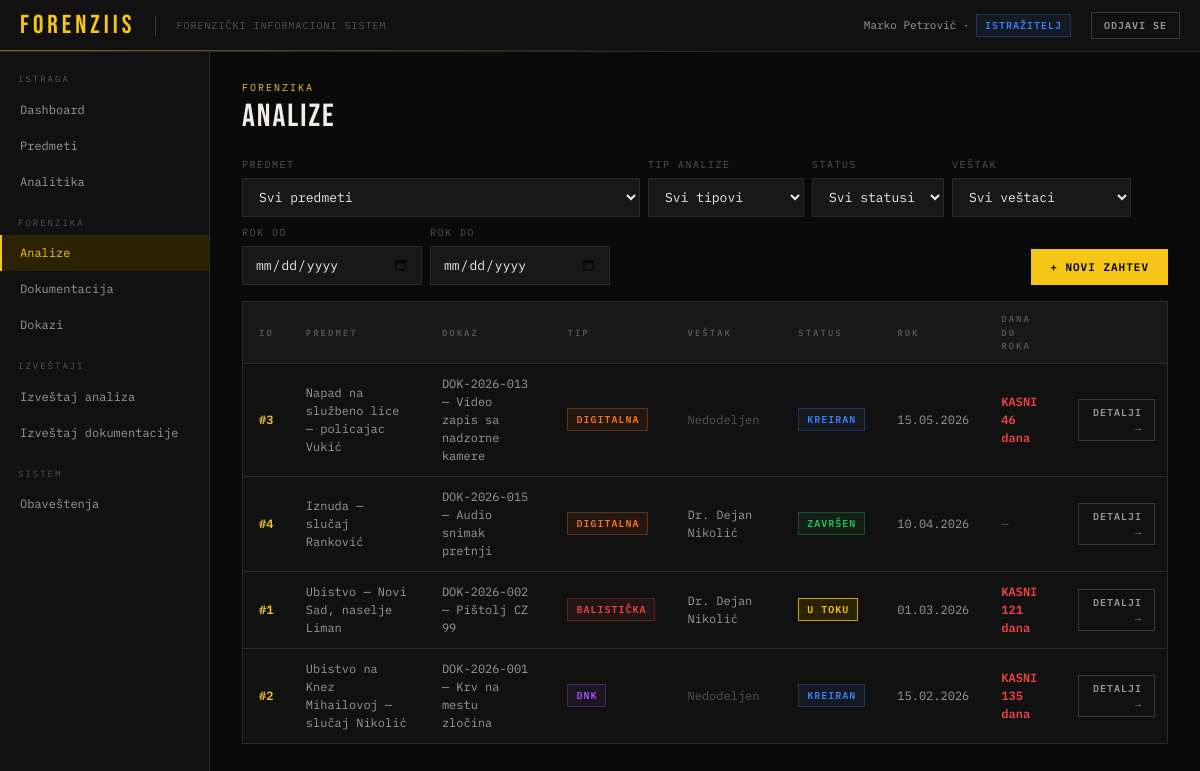
/?page=analize (signed in), run on the app's committed database.
### tables this page shows
CREATE TABLE korisnik (
    id              INT AUTO_INCREMENT PRIMARY KEY,
    ime             VARCHAR(255) NOT NULL,
    prezime         VARCHAR(255) NOT NULL,
    email           VARCHAR(255) NOT NULL UNIQUE,
    kor_ime         VARCHAR(255) NULL UNIQUE,
    lozinka_hash    VARCHAR(255) NOT NULL,
    uloga           ENUM('ADMINISTRATOR','ISTRAZITELJ','TEHNICAR','VESTAK') NOT NULL,
    aktivan         BOOLEAN NOT NULL DEFAULT TRUE,
    datum_kreiranja DATETIME NOT NULL DEFAULT NOW()
);

CREATE TABLE zahtev_za_analizu (
    id                    INT AUTO_INCREMENT PRIMARY KEY,
    opis                  TEXT NULL,
    tip_analize           ENUM('BALISTICKA','DNK','DIGITALNA','HEMIJSKA','TOKSIKOLOSKA','DOKUMENTOLOSKA','DRUGA') NOT NULL,
    datum_kreiranja       DATETIME NOT NULL DEFAULT NOW(),
    datum_pocetka         DATETIME NULL,
    rok                   DATETIME NULL,
    status                ENUM('KREIRAN','DODELJEN','U_TOKU','ZAVRSEN','PREKORACEN','ODBIJEN') NOT NULL DEFAULT 'KREIRAN',
    prag_upozorenja_dana  INT NOT NULL DEFAULT 3,
    istrazitelj_id        INT NOT NULL,
    dokaz_id              INT NOT NULL,
    predmet_id            INT NOT NULL,
    vestak_id             INT NULL,
    FOREIGN KEY (istrazitelj_id) REFERENCES istrazitelj(id_korisnik),
    FOREIGN KEY (dokaz_id) REFERENCES dokaz(id),
    FOREIGN KEY (predmet_id) REFERENCES predmet(id),
    FOREIGN KEY (vestak_id) REFERENCES vestak(id_korisnik)
);

CREATE TABLE predmet (
    id               INT AUTO_INCREMENT PRIMARY KEY,
    naziv            VARCHAR(255) NOT NULL,
    opis             TEXT NULL,
    status           ENUM('AKTIVAN','ZATVOREN') NOT NULL DEFAULT 'AKTIVAN',
    faza             ENUM('OTVOREN_SLUCAJ','PRIKUPLJANJE_DOKAZA','ANALIZA_DOKAZA','DONOSENJE_ZAKLJUCKA','ZATVOREN_SLUCAJ') NOT NULL DEFAULT 'OTVOREN_SLUCAJ',
    datum_otvaranja  DATETIME NOT NULL DEFAULT NOW(),
    istrazitelj_id   INT NULL,
    FOREIGN KEY (istrazitelj_id) REFERENCES korisnik(id)
);

CREATE TABLE dokaz (
    id                     INT AUTO_INCREMENT PRIMARY KEY,
    sifra_dokaza           VARCHAR(50) NOT NULL UNIQUE,
    naziv                  VARCHAR(255) NOT NULL,
    opis                   TEXT NULL,
    tip_dokaza             ENUM('BIOLOSKI_TRAG','ORUZJE','DOKUMENT','ODECA','UZORAK') NOT NULL,
    datum_prijema          DATETIME NOT NULL,
    datum_pronalaska       DATETIME NULL,
    lokacija_pronalaska    VARCHAR(255) NULL,
    lokacija_skladistenja  VARCHAR(255) NULL,
    status                 ENUM('PRIJEM','U_SKLADISTU','IZDATO_ZA_ANALIZU','VRACENO','KOMPROMITOVAN','ARHIVIRANO') NOT NULL DEFAULT 'PRIJEM',
    predmet_id             INT NOT NULL,
    tehnicar_id            INT NOT NULL,
    FOREIGN KEY (predmet_id) REFERENCES predmet(id),
    FOREIGN KEY (tehnicar_id) REFERENCES tehnicar_za_dokaze(id_korisnik)
);

### pages/analize.php (the view, shortened to what the rows shown need)
<?php
$uloga  = $_SESSION['uloga'];
$userId = $_SESSION['user_id'];
$sql = "
    SELECT z.id, z.tip_analize, z.status, z.rok, z.datum_kreiranja,
           z.prag_upozorenja_dana,
           DATEDIFF(DATE(z.rok), CURDATE()) AS dani_do_roka,
           d.sifra_dokaza, d.naziv AS dokaz_naziv,
           p.naziv AS predmet_naziv,
           kv.ime AS vestak_ime, kv.prezime AS vestak_prezime
    FROM zahtev_za_analizu z
    JOIN dokaz d ON d.id = z.dokaz_id
    JOIN predmet p ON p.id = z.predmet_id
    LEFT JOIN korisnik kv ON kv.id = z.vestak_id
    WHERE 1=1
";
$params = [];
$types  = '';
if ($uloga === 'VESTAK') {
    $sql .= " AND z.vestak_id = ?";
    $params[] = $userId;
    $types .= 'i';
} elseif ($uloga === 'ISTRAZITELJ') {
    $sql .= " AND z.istrazitelj_id = ?";
    $params[] = $userId;
    $types .= 'i';
}
$sql .= " ORDER BY z.datum_kreiranja DESC";
$stmt = $conn->prepare($sql);
if (!empty($params)) {
    $stmt->bind_param($types, ...$params);
}
$stmt->execute();
$analize = $stmt->get_result();
?>
<div class="card">
    <div class="card-body" style="padding:0;">
        <?php if ($analize->num_rows > 0): ?>
        <table>
            <thead>
                <tr>
                    <th>ID</th>
                    <th>Predmet</th>
                    <th>Dokaz</th>
                    <th>Tip</th>
                    <th>Veštak</th>
                    <th>Status</th>
                    <th>Rok</th>
                    <th>Dana do roka</th>
                    <th></th>
                </tr>
            </thead>
            <tbody>
                <?php while ($row = $analize->fetch_assoc()):
                    $dani = isset($row['dani_do_roka']) ? (int)$row['dani_do_roka'] : null;
                    $statusFinal = in_array($row['status'], ['ZAVRSEN','ODBIJEN','PREKORACEN']);
                    $pragUpozorenja = (int)$row['prag_upozorenja_dana'];
                    $blizakRok = !$statusFinal && $dani !== null && $dani >= 0 && $dani <= $pragUpozorenja;
                ?>
                <tr <?= $blizakRok ? 'style="background:rgba(245,197,24,.04);"' : '' ?>>
                    <td>
                        #<?= $row['id'] ?>
                    </td>
                    <td><?= e($row['predmet_naziv']) ?></td>
                    <td><?= e($row['sifra_dokaza'] . ' — ' . $row['dokaz_naziv']) ?></td>
                    <td><span class="badge <?= tipAnalizeClass($row['tip_analize']) ?>"><?= e(tipAnalizeLabel($row['tip_analize'])) ?></span></td>
                    <td><?= $row['vestak_ime'] ? e($row['vestak_ime'] . ' ' . $row['vestak_prezime']) : '<span style="color:var(--text-3)">Nedodeljen</span>' ?></td>
                    <td><span class="badge <?= badgeClass($row['status']) ?>"><?= e(badgeLabel($row['status'])) ?></span></td>
                    <td><?= $row['rok'] ? formatDatum($row['rok']) : '<span style="color:var(--text-3)">—</span>' ?></td>
                    <td>
                        <?php if ($statusFinal): ?>
                        <span style="color:var(--text-3)">—</span>
                        <?php elseif ($row['rok'] === null): ?>
                        <span style="color:var(--text-3)">Bez roka</span>
                        <?php elseif ($dani < 0): ?>
                        <span style="color:var(--red); font-weight:600;">KASNI <?= abs($dani) ?> <?= abs($dani) === 1 ? 'dan' : 'dana' ?></span>
                        <?php elseif ($dani === 0): ?>
                        <span style="color:var(--orange); font-weight:600;">Danas</span>
                        <?php elseif ($blizakRok): ?>
                        <span style="color:var(--yellow); font-weight:600;"><?= $dani ?> <?= $dani === 1 ? 'dan' : 'dana' ?></span>
                        <?php else: ?>
                        <span><?= $dani ?> <?= $dani === 1 ? 'dan' : 'dana' ?></span>
                        <?php endif; ?>
                    </td>
                    <td style="text-align:right; padding-right:12px;">
                        <a href="?page=analiza-detalji&id=<?= $row['id'] ?>" class="btn btn-ghost btn-sm">Detalji →</a>
                    </td>
                </tr>
                <?php endwhile; ?>
            </tbody>
        </table>
        <?php else: ?>
        <div class="empty-state">Nema analiza koje odgovaraju filterima</div>
        <?php endif; ?>
    </div>
</div>

### layout/header.php (shortened to what the rows shown need)
<?php
$kq = $conn->prepare("SELECT id, ime, prezime, email, uloga FROM korisnik WHERE id = ?");
$kq->bind_param('i', $_SESSION['user_id']);
$kq->execute();
$korisnik = $kq->get_result()->fetch_assoc();
?>
<!DOCTYPE html>
<html lang="sr">
<head>
</head>
<body>
<div id="app">
<div class="topbar">
    <div class="topbar-logo">ForenzIIS</div>
    <div class="topbar-system">Forenzički informacioni sistem</div>
    <div class="topbar-user">
        <?= e($korisnik['ime'] . ' ' . $korisnik['prezime']) ?> · <span class="badge <?= ulogaBadge($korisnik['uloga']) ?>"><?= e(ulogaLabel($korisnik['uloga'])) ?></span>
    </div>
    <a href="?page=logout" class="btn btn-ghost btn-sm">Odjavi se</a>
</div>
<div class="body-wrap">
<div class="main">

### data on the page
korisnik: ime+prezime "Marko Petrović", uloga "ISTRAŽITELJ"
zahtev_za_analizu: id "3", predmet.naziv "Napad na službeno lice — policajac Vukić", dokaz.naziv "DOK-2026-013 — Video zapis sa nadzorne kamere", tip_analize "DIGITALNA", shows "Nedodeljen", status "KREIRAN", rok "15.05.2026", dani "46", shows "dana"
zahtev_za_analizu: id "4", predmet.naziv "Iznuda — slučaj Ranković", dokaz.naziv "DOK-2026-015 — Audio snimak pretnji", tip_analize "DIGITALNA", korisnik.ime+prezime "Dr. Dejan Nikolić", status "ZAVRŠEN", rok "10.04.2026"
zahtev_za_analizu: id "1", predmet.naziv "Ubistvo — Novi Sad, naselje Liman", dokaz.naziv "DOK-2026-002 — Pištolj CZ 99", tip_analize "BALISTIČKA", korisnik.ime+prezime "Dr. Dejan Nikolić", status "U TOKU", rok "01.03.2026", dani "121", shows "dana"
zahtev_za_analizu: id "2", predmet.naziv "Ubistvo na Knez Mihailovoj — slučaj Nikolić", dokaz.naziv "DOK-2026-001 — Krv na mestu zločina", tip_analize "DNK", shows "Nedodeljen", status "KREIRAN", rok "15.02.2026", dani "135", shows "dana"
